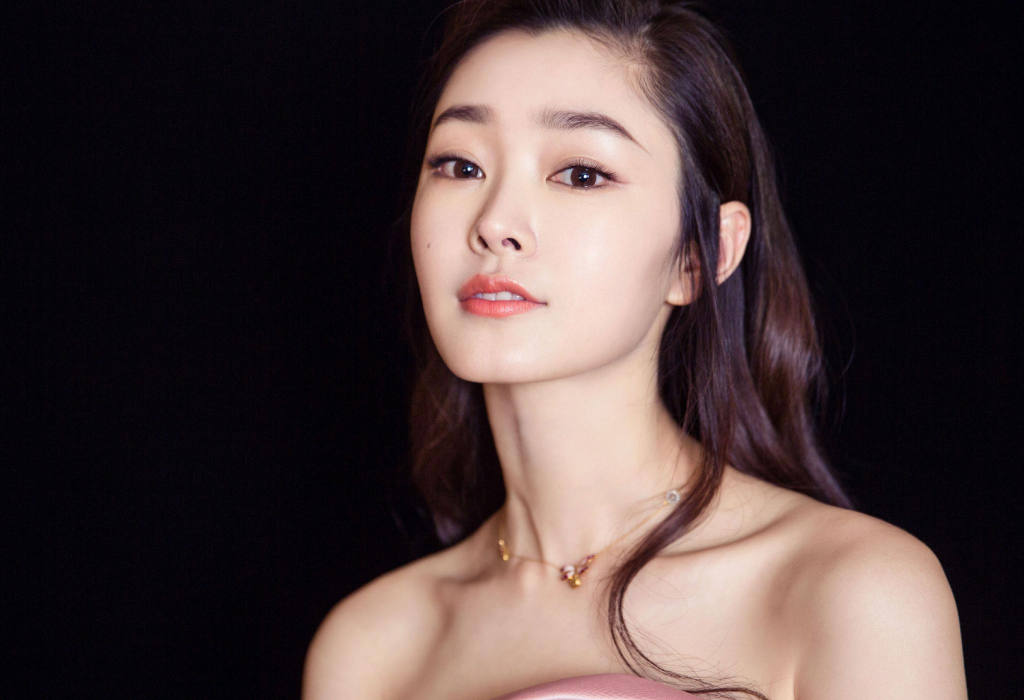
#> input picture 深度学习与计算机视觉/songyi.jpg, 2048 x 1400 px (shown at 1/2 size)
$ jupyter execute Untitled1.ipynb
#> lines starting #> are read from the running program, lines starting #| are printed output that depends on the picture; after the words box and inside, x2 and y2 are one past the last pixel; in counts of white or black regions, pixels touching at a corner belong together
# Opencv入门

## 2.1 读图、展示和保存新图

[cell 1]
import cv2 as cv

[cell 2]
# 简单传入图像存放地址，返回一个代表图像的Numpy数组
image = cv.imread('./songyi.jpg')
#> image is the input picture: shape (1400, 2048, 3); mean B, G, R 58.1, 58.3, 72.8

* cv.imread()存在第二个参数，表示图片的返回方式
* cv.IMREAD_COLOR,cv.IMREAD_GRAYSCALE,cv.IMREAD_UNCHANGED表示读取彩色图片，灰度图片，不变读取图片
* 也可以使用数字-1,0,1表示上述参数

[cell 3]
print("width:{} pixels".format(image.shape[1]))
#| width:2048 pixels
print("height:{} pixels".format(image.shape[0]))
#| height:1400 pixels
print("channels:{} ".format(image.shape[2]))
#| channels:3

* OPENCV读取图片的数据格式为H*W*C即高度，宽度，通道数
* 通道顺序为BGR

[cell 4]
# 显示图片,第一个参数表示窗口显示的字符串，第二个参数表示显示的图像数据
cv.imshow("songyi",image)
cv.waitKey(0)

[cell 5]
# 保存图像数据
cv.imwrite("songyi.png",image)
#> Out = True

## 2.2 像素点和局部图像

* 图像数据以左上角为原点即(0,0)，向右向下为正

* 可以使用python切片方式获取局部像素值

[cell 6]
patch1 = image[100:500,1000:1500]
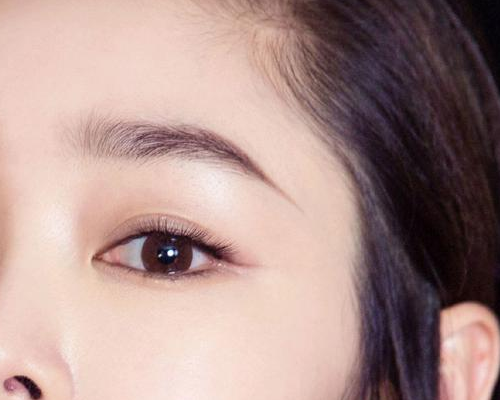
#> patch1: shape (400, 500, 3); mean B, G, R 140.6, 145.3, 172.8
cv.imshow("patch1",patch1)
cv.waitKey(0)

## 2.3 基本线条操作

* OPENCV提供了基本的线条操作，包括画线，画矩形等

[cell 7]
import numpy as np

# 生成一个300*300大小的全黑画板
canvas = np.zeros((300,300,3),dtype = 'uint8')

for _ in range(25):
    # 随机生成一个半径值
    radius = np.random.randint(5,200)
    # 随机生成一个填充的颜色
    color = np.random.randint(0,256,size = (3,)).tolist()
    # 圆中心坐标值
    pt = np.random.randint(0,200,size = (2,))

    # 画圆操作，canvas表示操作的图像，pt表示圆的中心坐标，radius表示圆的半径，color表示填充的颜色
    cv.circle(canvas,tuple(pt),radius,color,-1)
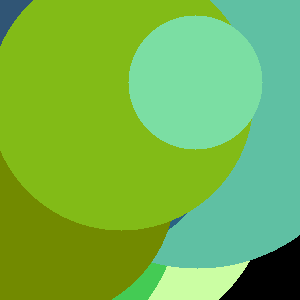
#> canvas: shape (300, 300, 3); mean of channels 0, 1, 2 75.7, 181.3, 115.5; drawn as B, G, R
cv.imshow("canvas",canvas)
cv.waitKey(0)
#> Out = 27

[cell 8]
# 生成一个300*300大小的全黑画板
canvas = np.zeros((300,300,3),dtype = 'uint8')

for _ in range(25):
    # 随机生成一个填充的颜色
    color = np.random.randint(0,256,size = (3,)).tolist()
    # 圆中心坐标值
    pt1 = np.random.randint(0,200,size = (2,))
    pt2 = np.random.randint(0,200,size = (2,))

    # 画矩形框,pt1,pt2表示矩形框的对角坐标，color表示使用的颜色，thickness为负值时表示填充整个矩形框，为正值时表示矩形框的线框
    cv.rectangle(canvas,pt1,pt2,color,thickness = 1)
cv.imshow("canvas",canvas)
cv.waitKey(0)
#> Out = 27

[cell 9]
canvas = np.zeros((300,300,3),dtype = 'uint8')
text = 'Hello World'
color1 = np.random.randint(0,256,size = (3,)).tolist()
color2 = np.random.randint(0,256,size = (3,)).tolist()
pt1 = (100,100)
pt2 = (250,250)
cv.rectangle(canvas,pt1,pt2,color1,thickness = 1)
cv.putText(canvas,text,pt1,cv.FONT_HERSHEY_SIMPLEX,1,color = color2)
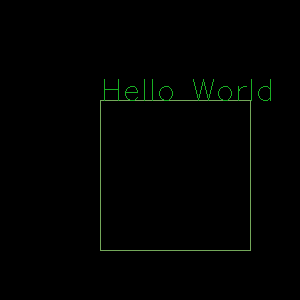
#> canvas: shape (300, 300, 3); mean of channels 0, 1, 2 0.7, 1.9, 0.9; drawn as B, G, R
cv.imshow("canvas",canvas)
cv.waitKey(0)
#> Out = 27

## 2.4 平移

* 平移就是将图片进行移动，主要参数为含方向和距离的平移矩阵

[cell 10]
import numpy as np

M = np.float32([[1,0,25],[0,1,50]])
shift_image = cv.warpAffine(image,M,(image.shape[1],image.shape[0]))
cv.imshow("shift_image",shift_image)
cv.waitKey(0)
#> Out = 27

## 2.5旋转矩阵

[cell 11]
(h,w) = image.shape[:2]
#> h = 1400; w = 2048

center = (w //2,h//2)
#> center = (1024, 700)

# 构建旋转矩阵,center表示旋转固定点，135表示旋转角度，1.0表示图片缩放尺度
M = cv.getRotationMatrix2D(center,135,1.0)
Rotated_image = cv.warpAffine(image,M,(w,h))
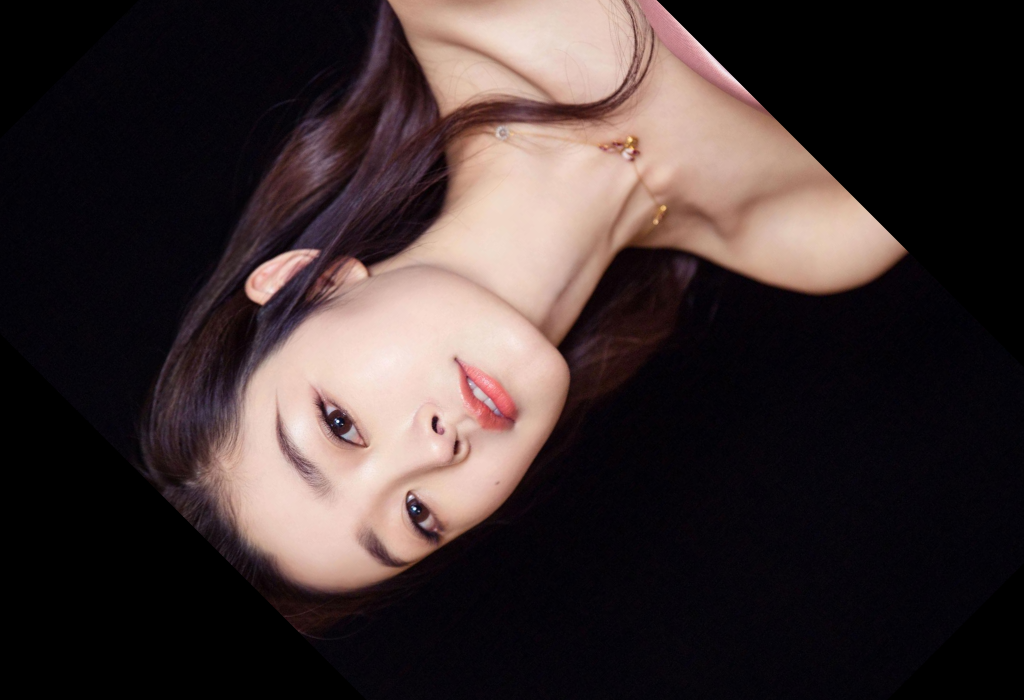
#> Rotated_image: shape (1400, 2048, 3) (shown at 1/2 size); mean B, G, R 48.5, 49, 61.3
cv.imshow("Rotated image",Rotated_image)
cv.waitKey(0)
#> Out = 27

## 2.6 缩放

* cv.resize()主要有三个参数，第一个参数为缩放图像，第二个参数为缩放尺寸，第三个参数为插值选项

[cell 12]
resize_image = cv.resize(image,(500,500))
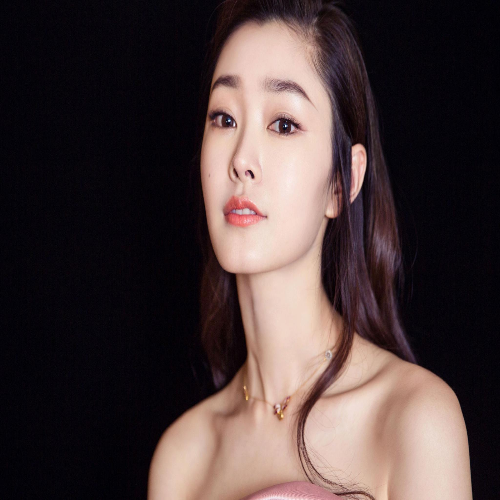
#> resize_image: shape (500, 500, 3); mean B, G, R 58, 58.3, 72.7
cv.imshow("resize_image",resize_image)
cv.waitKey(0)
#> Out = 27

## 2.7 翻转

* cv.flip()第二个参数1表示水平翻转，0表示垂直翻转，-1表示水平和垂直翻转

[cell 13]
v_image = cv.flip(image,0)
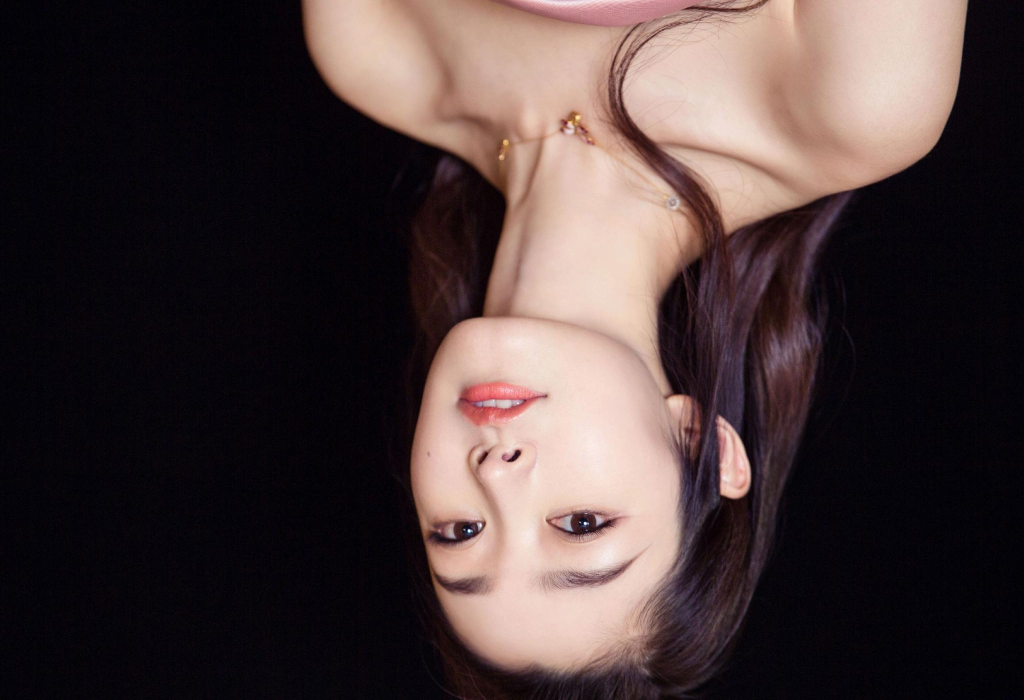
#> v_image: shape (1400, 2048, 3) (shown at 1/2 size); mean B, G, R 58.1, 58.3, 72.8
h_image = cv.flip(image,1)
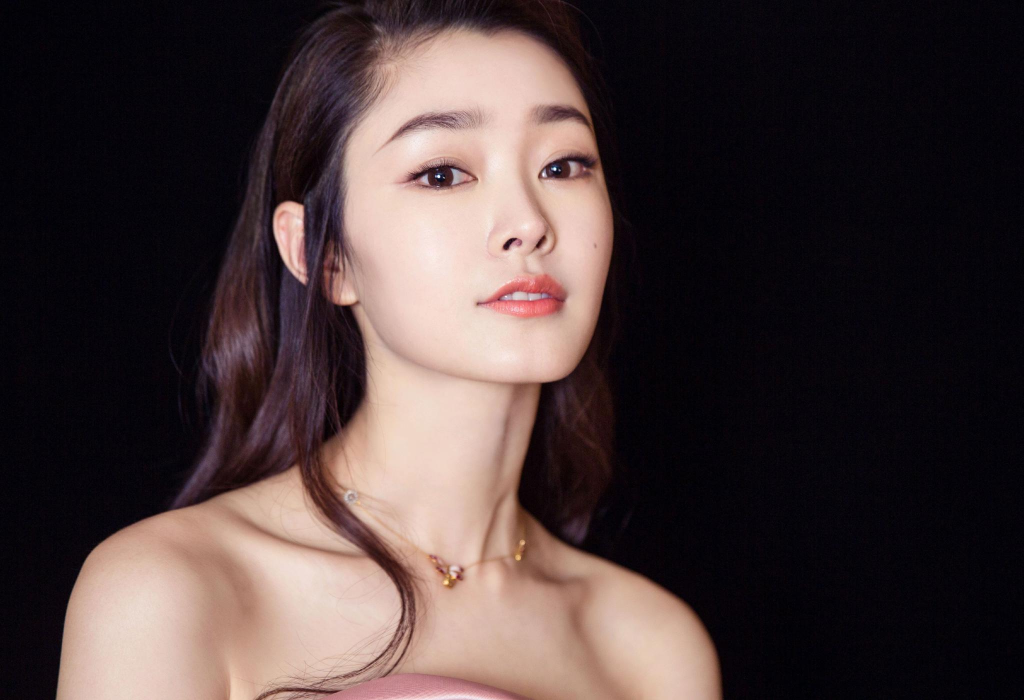
#> h_image: shape (1400, 2048, 3) (shown at 1/2 size); mean B, G, R 58.1, 58.3, 72.8
vh_image = cv.flip(image,-1)
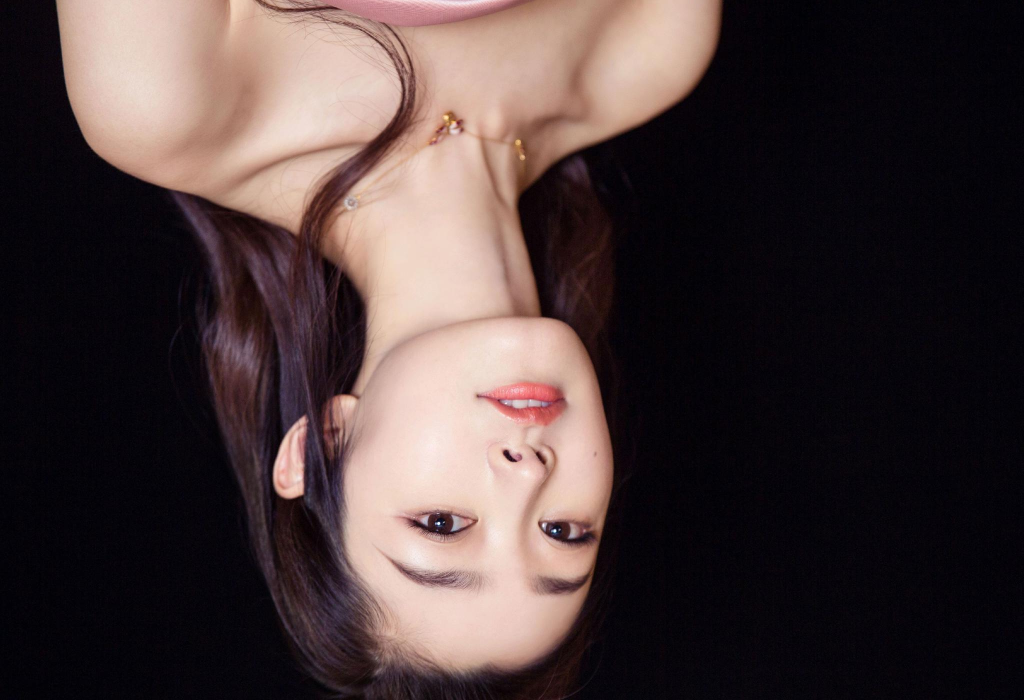
#> vh_image: shape (1400, 2048, 3) (shown at 1/2 size); mean B, G, R 58.1, 58.3, 72.8

cv.imshow("v_image",v_image)
cv.waitKey(0)
cv.imshow("h_image",h_image)
cv.waitKey(0)
cv.imshow("vh_image",vh_image)
cv.waitKey(0)
#> Out = 27

## 2.8 裁剪

* 使用numpy切片操作即可

## 2.9 算术操作

[cell 14]
x,y = np.uint8([100]),np.uint8([200])
x,y

[cell 15]
cv.add(x,y) # 最大值为255，采取截断策略
#> Out = [300, 0, 0, 0]

[cell 16]
cv.subtract(x,y)

[cell 17]
x+y # numpy采取取模操作

[cell 18]
x-y # 100-200+156

## 2.10 位操作

* 位操作是在灰度图像像素级别的布尔运算

[cell 19]
rectangle = np.zeros((100,100),dtype = "uint8")
cv.rectangle(rectangle,(30,30),(70,70),255,-1)
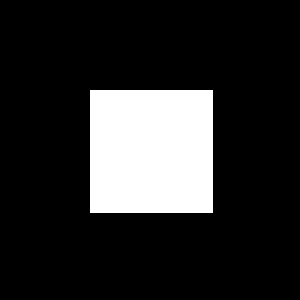
#> rectangle: shape (100, 100) (shown 3 times larger); 16.8% white; 1 white region, box (x1, y1, x2, y2) and area: (30, 30, 71, 71) 1681
cv.imshow("Rectangle",rectangle)

circle = np.zeros((100,100),dtype = "uint8")
cv.circle(circle,(50,50),25,255,-1)
#> circle: shape (100, 100); 19.6% white; 1 white region, box (x1, y1, x2, y2) and area: (25, 25, 76, 76) 1961
cv.imshow("circle",circle)

bitwiseAnd = cv.bitwise_and(rectangle,circle)
cv.imshow("and",bitwiseAnd)

bitwiseOr = cv.bitwise_or(rectangle,circle)
cv.imshow("OR",bitwiseOr)

bitwiseXor = cv.bitwise_xor(rectangle,circle)
cv.imshow("XOR",bitwiseXor)
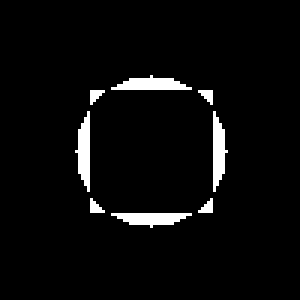
#> window 'XOR': shape (100, 100) (shown 3 times larger); 4% white; 8 white regions (4 under 20 px), largest, box (x1, y1, x2, y2) and area: (37, 25, 64, 30) 85, (25, 37, 30, 64) 85, (71, 37, 76, 64) 85, (37, 71, 64, 76) 85

bitwiseNot = cv.bitwise_not(rectangle,circle)
cv.imshow("NOT",bitwiseNot)

cv.waitKey(0)
